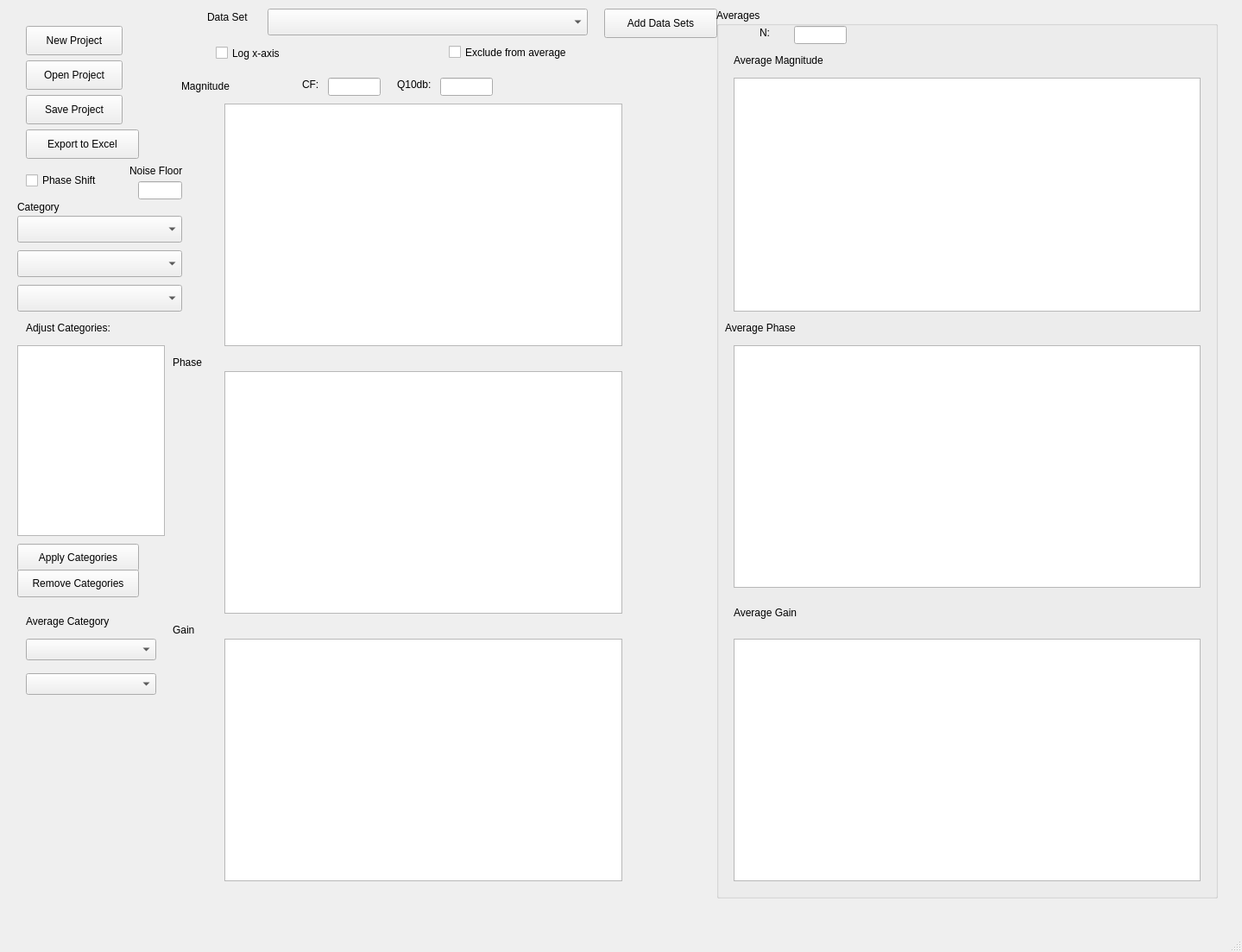
<?xml version="1.0" encoding="UTF-8"?>
<ui version="4.0">
 <class>MainWindow</class>
 <widget class="QMainWindow" name="MainWindow">
  <property name="geometry">
   <rect>
    <x>0</x>
    <y>0</y>
    <width>1439</width>
    <height>1103</height>
   </rect>
  </property>
  <property name="windowTitle">
   <string>MainWindow</string>
  </property>
  <widget class="QWidget" name="centralwidget">
   <widget class="QPushButton" name="newProject_pushBiutton">
    <property name="geometry">
     <rect>
      <x>30</x>
      <y>30</y>
      <width>112</width>
      <height>34</height>
     </rect>
    </property>
    <property name="text">
     <string>New Project</string>
    </property>
   </widget>
   <widget class="QPushButton" name="openProject_pushBiutton">
    <property name="geometry">
     <rect>
      <x>30</x>
      <y>70</y>
      <width>112</width>
      <height>34</height>
     </rect>
    </property>
    <property name="text">
     <string>Open Project</string>
    </property>
   </widget>
   <widget class="PlotWidget" name="magPlot">
    <property name="geometry">
     <rect>
      <x>260</x>
      <y>120</y>
      <width>461</width>
      <height>281</height>
     </rect>
    </property>
    <property name="backgroundBrush">
     <brush brushstyle="NoBrush">
      <color alpha="255">
       <red>255</red>
       <green>255</green>
       <blue>255</blue>
      </color>
     </brush>
    </property>
   </widget>
   <widget class="QPushButton" name="addDataSets_pushBiutton">
    <property name="geometry">
     <rect>
      <x>700</x>
      <y>10</y>
      <width>131</width>
      <height>34</height>
     </rect>
    </property>
    <property name="text">
     <string>Add Data Sets</string>
    </property>
   </widget>
   <widget class="QComboBox" name="dataSet_comboBox">
    <property name="geometry">
     <rect>
      <x>310</x>
      <y>10</y>
      <width>371</width>
      <height>31</height>
     </rect>
    </property>
   </widget>
   <widget class="QLabel" name="label">
    <property name="geometry">
     <rect>
      <x>210</x>
      <y>90</y>
      <width>121</width>
      <height>19</height>
     </rect>
    </property>
    <property name="text">
     <string>Magnitude</string>
    </property>
   </widget>
   <widget class="QLabel" name="label_2">
    <property name="geometry">
     <rect>
      <x>200</x>
      <y>410</y>
      <width>111</width>
      <height>19</height>
     </rect>
    </property>
    <property name="text">
     <string>Phase</string>
    </property>
   </widget>
   <widget class="PlotWidget" name="phasePlot">
    <property name="geometry">
     <rect>
      <x>260</x>
      <y>430</y>
      <width>461</width>
      <height>281</height>
     </rect>
    </property>
    <property name="backgroundBrush">
     <brush brushstyle="NoBrush">
      <color alpha="255">
       <red>255</red>
       <green>255</green>
       <blue>255</blue>
      </color>
     </brush>
    </property>
   </widget>
   <widget class="QLabel" name="label_3">
    <property name="geometry">
     <rect>
      <x>240</x>
      <y>10</y>
      <width>71</width>
      <height>19</height>
     </rect>
    </property>
    <property name="text">
     <string>Data Set</string>
    </property>
   </widget>
   <widget class="QPushButton" name="saveProject_pushBiutton">
    <property name="geometry">
     <rect>
      <x>30</x>
      <y>110</y>
      <width>112</width>
      <height>34</height>
     </rect>
    </property>
    <property name="text">
     <string>Save Project</string>
    </property>
   </widget>
   <widget class="QLabel" name="label_7">
    <property name="geometry">
     <rect>
      <x>20</x>
      <y>230</y>
      <width>71</width>
      <height>19</height>
     </rect>
    </property>
    <property name="text">
     <string>Category</string>
    </property>
   </widget>
   <widget class="QComboBox" name="dataSet_category_comboBox">
    <property name="geometry">
     <rect>
      <x>20</x>
      <y>250</y>
      <width>191</width>
      <height>31</height>
     </rect>
    </property>
   </widget>
   <widget class="QTextEdit" name="categories_textEdit">
    <property name="geometry">
     <rect>
      <x>20</x>
      <y>400</y>
      <width>171</width>
      <height>221</height>
     </rect>
    </property>
    <property name="html">
     <string>&lt;!DOCTYPE HTML PUBLIC &quot;-//W3C//DTD HTML 4.0//EN&quot; &quot;http://www.w3.org/TR/REC-html40/strict.dtd&quot;&gt;
&lt;html&gt;&lt;head&gt;&lt;meta name=&quot;qrichtext&quot; content=&quot;1&quot; /&gt;&lt;style type=&quot;text/css&quot;&gt;
p, li { white-space: pre-wrap; }
&lt;/style&gt;&lt;/head&gt;&lt;body style=&quot; font-family:'MS Shell Dlg 2'; font-size:8pt; font-weight:400; font-style:normal;&quot;&gt;
&lt;p style=&quot;-qt-paragraph-type:empty; margin-top:0px; margin-bottom:0px; margin-left:0px; margin-right:0px; -qt-block-indent:0; text-indent:0px;&quot;&gt;&lt;br /&gt;&lt;/p&gt;&lt;/body&gt;&lt;/html&gt;</string>
    </property>
   </widget>
   <widget class="QLabel" name="label_8">
    <property name="geometry">
     <rect>
      <x>30</x>
      <y>370</y>
      <width>141</width>
      <height>19</height>
     </rect>
    </property>
    <property name="text">
     <string>Adjust Categories:</string>
    </property>
   </widget>
   <widget class="QGroupBox" name="groupBox">
    <property name="geometry">
     <rect>
      <x>830</x>
      <y>10</y>
      <width>581</width>
      <height>1031</height>
     </rect>
    </property>
    <property name="title">
     <string>Averages</string>
    </property>
    <widget class="QLabel" name="label_4">
     <property name="geometry">
      <rect>
       <x>20</x>
       <y>50</y>
       <width>191</width>
       <height>19</height>
      </rect>
     </property>
     <property name="text">
      <string>Average Magnitude</string>
     </property>
    </widget>
    <widget class="QLabel" name="label_5">
     <property name="geometry">
      <rect>
       <x>10</x>
       <y>360</y>
       <width>111</width>
       <height>19</height>
      </rect>
     </property>
     <property name="text">
      <string>Average Phase</string>
     </property>
    </widget>
    <widget class="PlotWidget" name="avgPhase_Plot">
     <property name="geometry">
      <rect>
       <x>20</x>
       <y>390</y>
       <width>541</width>
       <height>281</height>
      </rect>
     </property>
     <property name="backgroundBrush">
      <brush brushstyle="NoBrush">
       <color alpha="255">
        <red>255</red>
        <green>255</green>
        <blue>255</blue>
       </color>
      </brush>
     </property>
    </widget>
    <widget class="PlotWidget" name="avgMag_Plot">
     <property name="geometry">
      <rect>
       <x>20</x>
       <y>80</y>
       <width>541</width>
       <height>271</height>
      </rect>
     </property>
     <property name="backgroundBrush">
      <brush brushstyle="NoBrush">
       <color alpha="255">
        <red>255</red>
        <green>255</green>
        <blue>255</blue>
       </color>
      </brush>
     </property>
    </widget>
    <widget class="QLineEdit" name="N_lineEdit">
     <property name="geometry">
      <rect>
       <x>90</x>
       <y>20</y>
       <width>61</width>
       <height>21</height>
      </rect>
     </property>
    </widget>
    <widget class="QLabel" name="label_12">
     <property name="geometry">
      <rect>
       <x>50</x>
       <y>20</y>
       <width>31</width>
       <height>16</height>
      </rect>
     </property>
     <property name="text">
      <string>N:</string>
     </property>
    </widget>
    <widget class="PlotWidget" name="avgGain_Plot">
     <property name="geometry">
      <rect>
       <x>20</x>
       <y>730</y>
       <width>541</width>
       <height>281</height>
      </rect>
     </property>
     <property name="backgroundBrush">
      <brush brushstyle="NoBrush">
       <color alpha="255">
        <red>255</red>
        <green>255</green>
        <blue>255</blue>
       </color>
      </brush>
     </property>
    </widget>
    <widget class="QLabel" name="label_11">
     <property name="geometry">
      <rect>
       <x>20</x>
       <y>690</y>
       <width>121</width>
       <height>19</height>
      </rect>
     </property>
     <property name="text">
      <string>Average Gain</string>
     </property>
    </widget>
   </widget>
   <widget class="QCheckBox" name="excludeDataSet_checkBox">
    <property name="geometry">
     <rect>
      <x>520</x>
      <y>50</y>
      <width>191</width>
      <height>21</height>
     </rect>
    </property>
    <property name="text">
     <string>Exclude from average</string>
    </property>
   </widget>
   <widget class="QPushButton" name="apply_pushButton">
    <property name="geometry">
     <rect>
      <x>20</x>
      <y>630</y>
      <width>141</width>
      <height>32</height>
     </rect>
    </property>
    <property name="text">
     <string>Apply Categories</string>
    </property>
   </widget>
   <widget class="QPushButton" name="remove_pushButton">
    <property name="geometry">
     <rect>
      <x>20</x>
      <y>660</y>
      <width>141</width>
      <height>32</height>
     </rect>
    </property>
    <property name="text">
     <string>Remove Categories</string>
    </property>
   </widget>
   <widget class="QComboBox" name="dataSet_category_comboBox_2">
    <property name="geometry">
     <rect>
      <x>20</x>
      <y>290</y>
      <width>191</width>
      <height>31</height>
     </rect>
    </property>
   </widget>
   <widget class="QComboBox" name="dataSet_category_comboBox_3">
    <property name="geometry">
     <rect>
      <x>20</x>
      <y>330</y>
      <width>191</width>
      <height>31</height>
     </rect>
    </property>
   </widget>
   <widget class="QLabel" name="label_6">
    <property name="geometry">
     <rect>
      <x>150</x>
      <y>190</y>
      <width>91</width>
      <height>16</height>
     </rect>
    </property>
    <property name="text">
     <string>Noise Floor</string>
    </property>
   </widget>
   <widget class="QLineEdit" name="lineEdit">
    <property name="geometry">
     <rect>
      <x>160</x>
      <y>210</y>
      <width>51</width>
      <height>21</height>
     </rect>
    </property>
   </widget>
   <widget class="QCheckBox" name="phaseShift_checkBox">
    <property name="geometry">
     <rect>
      <x>30</x>
      <y>200</y>
      <width>111</width>
      <height>18</height>
     </rect>
    </property>
    <property name="text">
     <string>Phase Shift</string>
    </property>
   </widget>
   <widget class="QLineEdit" name="CF_lineEdit">
    <property name="geometry">
     <rect>
      <x>380</x>
      <y>90</y>
      <width>61</width>
      <height>21</height>
     </rect>
    </property>
   </widget>
   <widget class="QLabel" name="label_9">
    <property name="geometry">
     <rect>
      <x>350</x>
      <y>90</y>
      <width>31</width>
      <height>16</height>
     </rect>
    </property>
    <property name="text">
     <string>CF:</string>
    </property>
   </widget>
   <widget class="QLineEdit" name="Q10db_lineEdit">
    <property name="geometry">
     <rect>
      <x>510</x>
      <y>90</y>
      <width>61</width>
      <height>21</height>
     </rect>
    </property>
   </widget>
   <widget class="QLabel" name="label_10">
    <property name="geometry">
     <rect>
      <x>460</x>
      <y>90</y>
      <width>51</width>
      <height>16</height>
     </rect>
    </property>
    <property name="text">
     <string>Q10db:</string>
    </property>
   </widget>
   <widget class="PlotWidget" name="gainPlot">
    <property name="geometry">
     <rect>
      <x>260</x>
      <y>740</y>
      <width>461</width>
      <height>281</height>
     </rect>
    </property>
    <property name="backgroundBrush">
     <brush brushstyle="NoBrush">
      <color alpha="255">
       <red>255</red>
       <green>255</green>
       <blue>255</blue>
      </color>
     </brush>
    </property>
   </widget>
   <widget class="QLabel" name="label_13">
    <property name="geometry">
     <rect>
      <x>200</x>
      <y>720</y>
      <width>51</width>
      <height>19</height>
     </rect>
    </property>
    <property name="text">
     <string>Gain</string>
    </property>
   </widget>
   <widget class="QPushButton" name="excel_pushButton">
    <property name="geometry">
     <rect>
      <x>30</x>
      <y>150</y>
      <width>131</width>
      <height>34</height>
     </rect>
    </property>
    <property name="text">
     <string>Export to Excel</string>
    </property>
   </widget>
   <widget class="QCheckBox" name="logX_checkBox">
    <property name="geometry">
     <rect>
      <x>250</x>
      <y>50</y>
      <width>111</width>
      <height>23</height>
     </rect>
    </property>
    <property name="text">
     <string>Log x-axis</string>
    </property>
   </widget>
   <widget class="QLabel" name="label_14">
    <property name="geometry">
     <rect>
      <x>30</x>
      <y>710</y>
      <width>141</width>
      <height>19</height>
     </rect>
    </property>
    <property name="text">
     <string>Average Category</string>
    </property>
   </widget>
   <widget class="QComboBox" name="avg_category_comboBox">
    <property name="geometry">
     <rect>
      <x>30</x>
      <y>740</y>
      <width>151</width>
      <height>25</height>
     </rect>
    </property>
   </widget>
   <widget class="QComboBox" name="avg_category_comboBox_2">
    <property name="geometry">
     <rect>
      <x>30</x>
      <y>780</y>
      <width>151</width>
      <height>25</height>
     </rect>
    </property>
   </widget>
  </widget>
  <widget class="QMenuBar" name="menubar">
   <property name="geometry">
    <rect>
     <x>0</x>
     <y>0</y>
     <width>1439</width>
     <height>31</height>
    </rect>
   </property>
  </widget>
  <widget class="QStatusBar" name="statusbar"/>
 </widget>
 <customwidgets>
  <customwidget>
   <class>PlotWidget</class>
   <extends>QGraphicsView</extends>
   <header>pyqtgraph</header>
  </customwidget>
 </customwidgets>
 <resources/>
 <connections/>
</ui>
